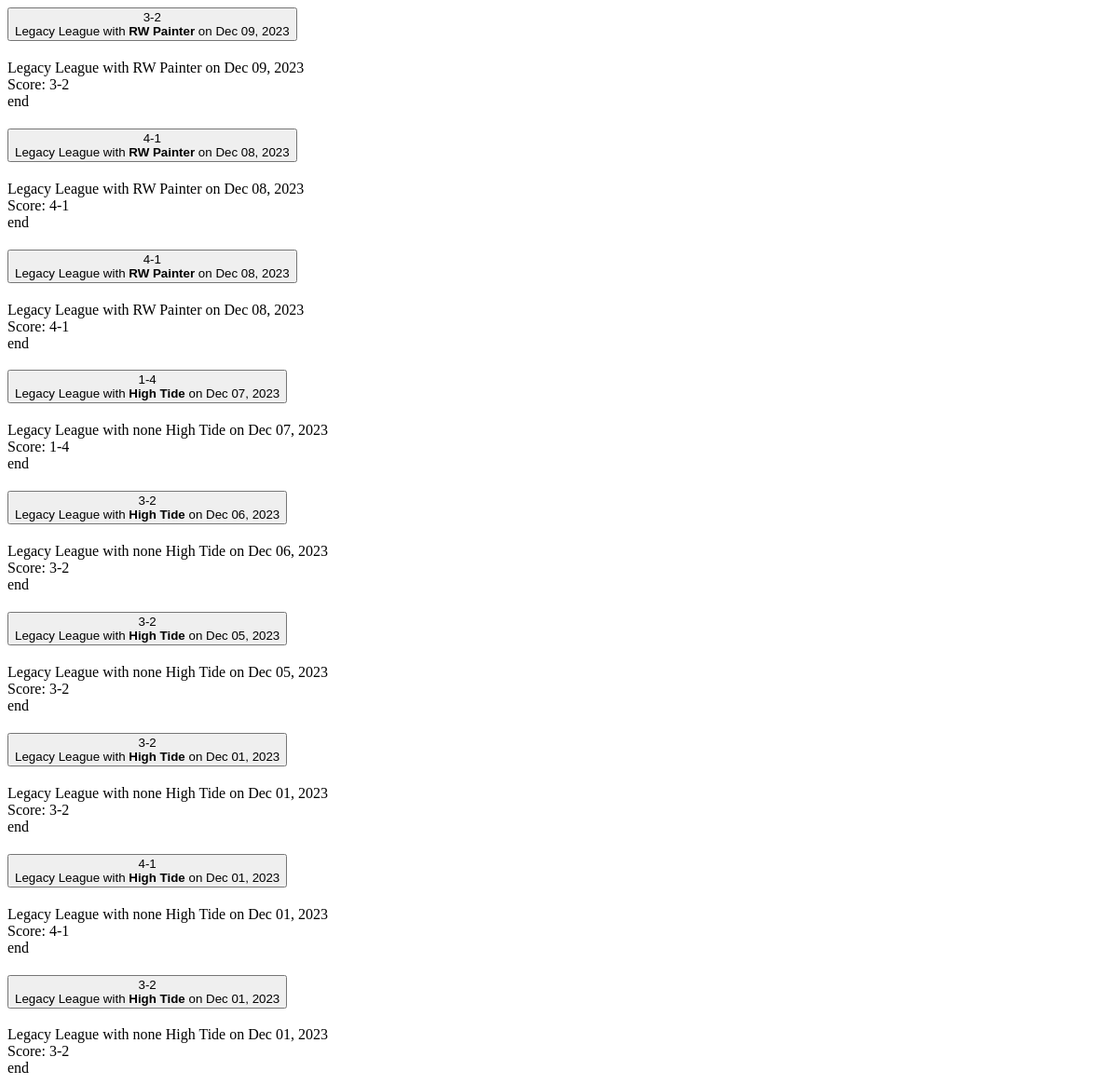
Before: /get_leagues_accordion (signed in) with the older database file.
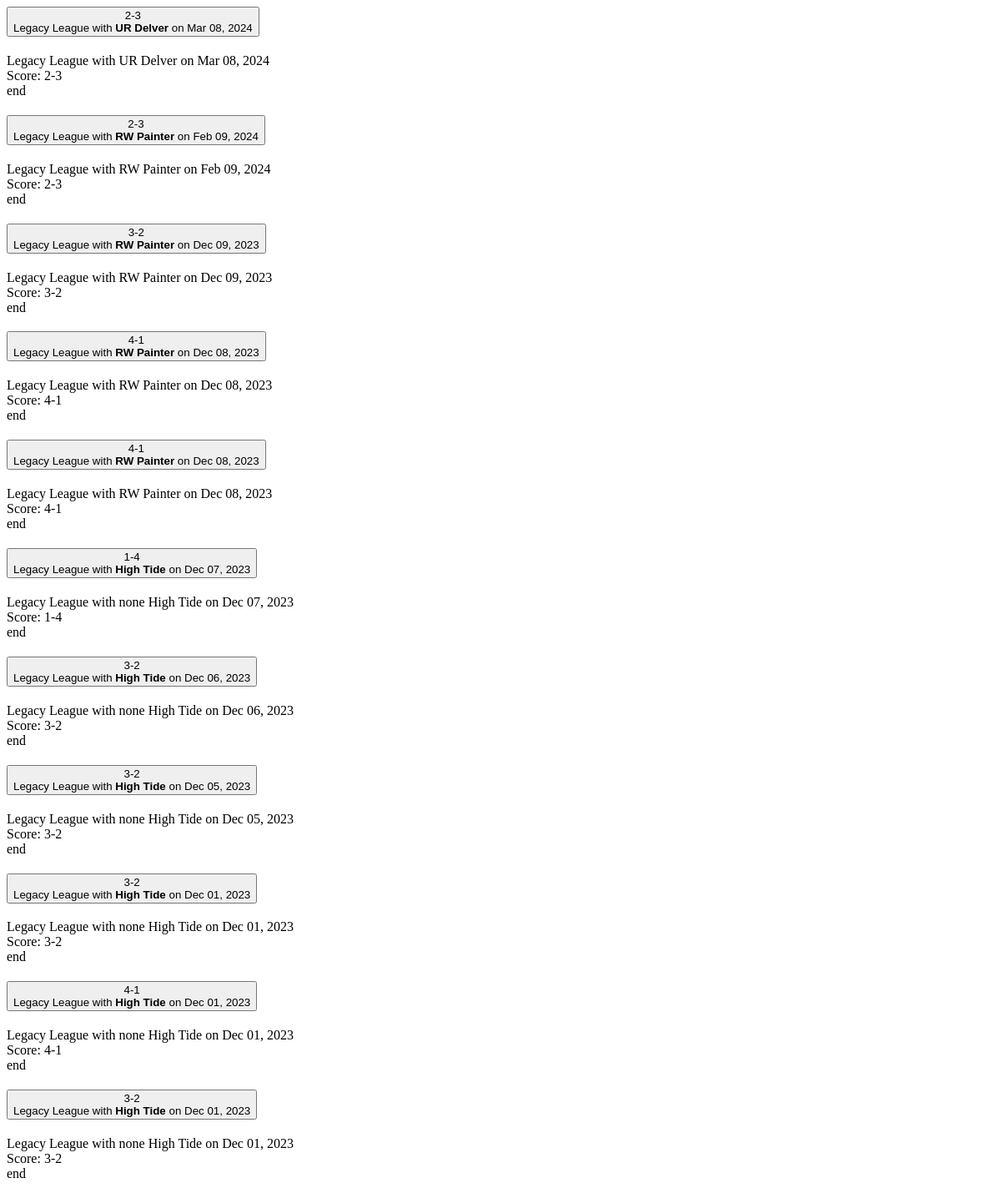
After: the same page with the newer database file.
### core/models.py (models this page shows, shortened)
class League(models.Model):
    mtgFormat = models.ForeignKey(MtgFormat, null=True, on_delete=models.CASCADE, related_name="mformat")
    user = models.ForeignKey(CustomUser, null=True, on_delete=models.CASCADE)
    dateCreated = models.DateTimeField(default=timezone.now)
    myDeck = models.ForeignKey(Deck, null=True, on_delete=models.CASCADE, related_name="mydeckl")
    myFlavor = models.ForeignKey(Flavor, null=True, default=None, on_delete=models.CASCADE, related_name="myflavorl")
    isFinished = models.BooleanField('finished', default=False)

class MtgFormat(models.Model):
    name = models.CharField(max_length=200)
    def __str__(self):
        return self.name

class Flavor(models.Model):
    name = models.CharField(max_length=30, default='none')
    deck = models.ForeignKey(Deck, null=True, on_delete=models.CASCADE, related_name="flavors")
    isdefault = models.BooleanField('default', default=False)
    def __str__(self):
        return f'{self.name}'

class Deck(models.Model):
    name = models.CharField(verbose_name="deck name", max_length=25)
    mtgFormat = models.ForeignKey(MtgFormat, null=True, on_delete=models.CASCADE)
    archetype = models.ForeignKey(Archetype, null=True, on_delete=models.CASCADE)
    dateCreated = models.DateTimeField(default=timezone.now)
    def __str__(self):
        return str(self.name)

### core/views.py (the view)
# urls.py: path('get_leagues_accordion', views.get_leagues_accordion, name='get_leagues_accordion'),
def get_leagues_accordion(request):
    leagues_list = League.objects.filter(user=request.user, isFinished=True)
    leagues = leagues_list.annotate(wins=Count("matches", filter=Q(matches__didjawin=True))).order_by("-dateCreated")
    context = {
        "leagues": leagues
    }
    return render(request, 'core/partials/leaguematches/league_accordion.html', context)

### core/templates/core/partials/leaguematches/league_accordion.html (shortened to what this page needs)
<div class="accordion" id="LeagueAccordion">
    {% for league in leagues %}
    <div class="accordion-item">
        <h2 class="accordion-header" id="heading{{ forloop.counter }}">
          <button class="accordion-button collapsed" type="button" data-bs-toggle="collapse" data-bs-target="#collapse{{ forloop.counter }}">
            <div class="me-4">
              {% if league.wins == 5 %}
                5-0
              {% elif league.wins == 4 %}
                4-1
              {% elif league.wins == 3 %}
                3-2
              {% elif league.wins == 2 %}
                2-3
              {% elif league.wins == 1 %}
                1-4
              {% else %}
                0-5
              {% endif %}
            </div>
            <div>{{ league.mtgFormat }} League with <strong>{% if league.myFlavor.name != "none" %}{{league.myFlavor}}{%endif%} {{league.myDeck}}</strong> on {{league.dateCreated|date:"M d, Y"}}</div>
          </button>
        </h2>
        <div id="collapse{{ forloop.counter }}" class="accordion-collapse collapse" data-bs-parent="#accordionExample">
          <div class="accordion-body">
            <div class="d-flex justify-content-between flex-row">
              <div>{{ league.mtgFormat }} League with {% if league.myFlavor %}{{league.myFlavor}}{%endif%} {{league.myDeck}} on {{league.dateCreated|date:"M d, Y"}}</div>
              <div>Score:
                {% if league.wins == 5 %}
                  5-0
                {% elif league.wins == 4 %}
                  4-1
                {% elif league.wins == 3 %}
                  3-2
                {% elif league.wins == 2 %}
                  2-3
                {% elif league.wins == 1 %}
                  1-4
                {% else %}
                  0-5
                {% endif %}
              </div>
              <div>
                end
              </div>
            </div>
          </div>
        </div>
    </div>
    {% endfor %}
</div>

Changed rows visible on the page:
added League: shows "2-3", mtgFormat "Legacy", myFlavor "UR", myDeck "Delver", dateCreated "Mar 08, 2024"
now on this page (row edited): League: shows "2-3", mtgFormat "Legacy", myFlavor "RW", myDeck "Painter", dateCreated "Feb 09, 2024"
